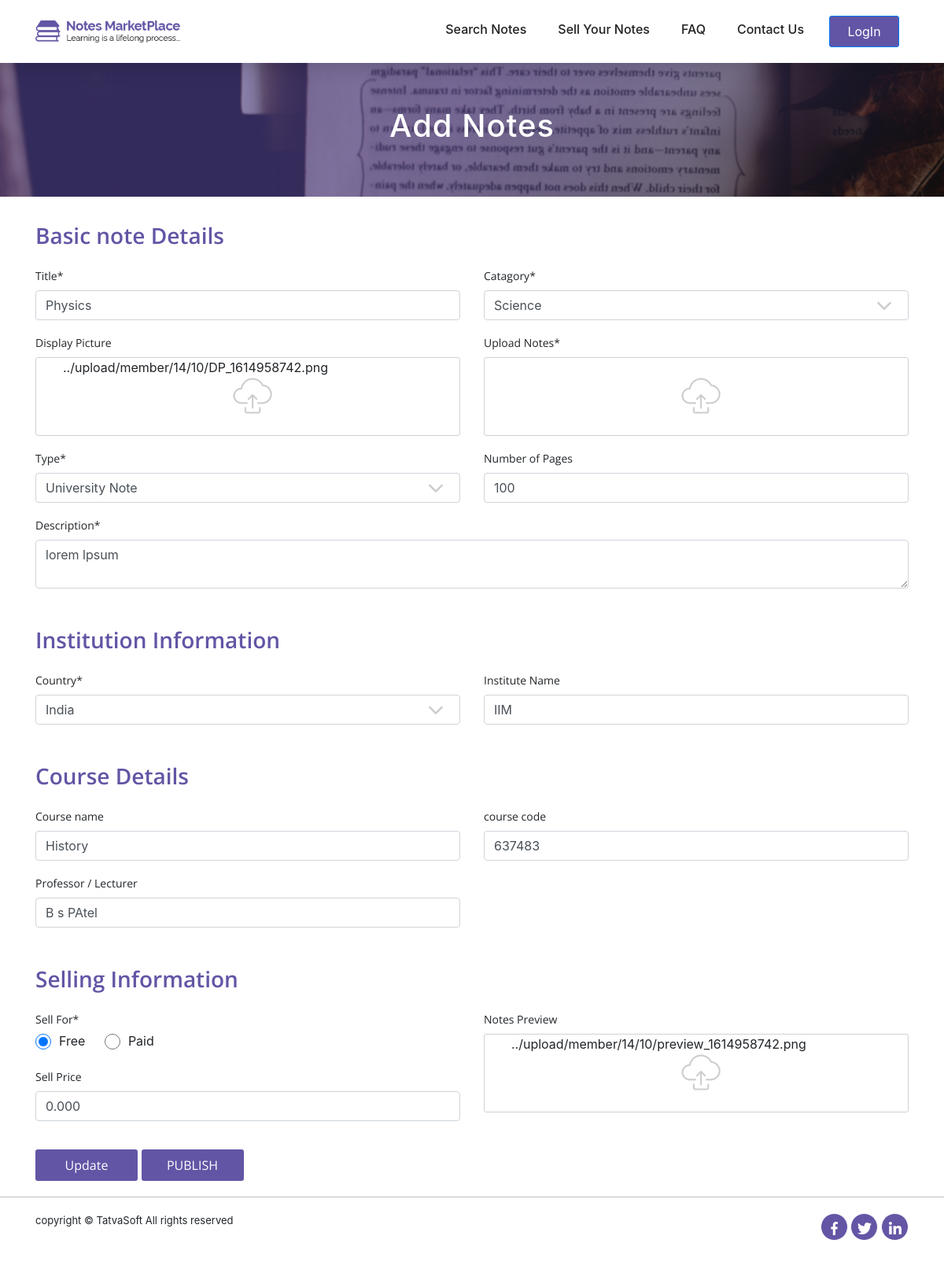
The page /user/add_note.php?note_id=10 on the database its author committed.
### tables this page shows
CREATE TABLE `seller_note` (
  `id` int(11) NOT NULL,
  `seller_id` int(11) NOT NULL,
  `status` int(11) NOT NULL,
  `action_by` int(11) DEFAULT NULL,
  `remarks` varchar(255) DEFAULT NULL,
  `published_date` datetime DEFAULT NULL,
  `title` varchar(100) NOT NULL,
  `catagory` int(11) NOT NULL,
  `display_picture` varchar(500) DEFAULT NULL,
  `note_type` int(11) DEFAULT NULL,
  `number_of_pages` int(11) DEFAULT NULL,
  `description` varchar(255) NOT NULL,
  `university` varchar(200) DEFAULT NULL,
  `country` int(11) DEFAULT NULL,
  `course` varchar(100) DEFAULT NULL,
  `course_code` varchar(100) DEFAULT NULL,
  `professor` varchar(100) DEFAULT NULL,
  `ispaid` int(11) NOT NULL,
  `selling_price` decimal(10,3) DEFAULT NULL,
  `notes_preview` varchar(255) DEFAULT NULL,
  `created_date` datetime DEFAULT NULL,
  `created_by` int(11) DEFAULT NULL,
  `modified_date` datetime DEFAULT NULL,
  `modified_by` int(11) DEFAULT NULL,
  `isactive` bit(1) NOT NULL
);

CREATE TABLE `type` (
  `id` int(11) NOT NULL,
  `name` varchar(100) NOT NULL,
  `description` varchar(191) NOT NULL,
  `created_date` datetime DEFAULT NULL,
  `created_by` int(11) DEFAULT NULL,
  `modified_date` datetime DEFAULT NULL,
  `modified_by` int(11) DEFAULT NULL,
  `isactive` bit(1) NOT NULL
);

CREATE TABLE `category` (
  `id` int(11) NOT NULL,
  `name` varchar(100) NOT NULL,
  `description` varchar(191) NOT NULL,
  `created_date` datetime DEFAULT NULL,
  `created_by` int(11) DEFAULT NULL,
  `modified_date` datetime DEFAULT NULL,
  `modified_by` int(11) DEFAULT NULL,
  `isactive` bit(1) NOT NULL
);

CREATE TABLE `country` (
  `id` int(11) NOT NULL,
  `name` varchar(100) NOT NULL,
  `country_code` varchar(100) NOT NULL,
  `created_date` datetime DEFAULT NULL,
  `created_by` int(11) DEFAULT NULL,
  `modified_date` datetime DEFAULT NULL,
  `modified_by` int(11) DEFAULT NULL,
  `isactive` bit(1) NOT NULL
);

### user/add_note.php (the view, shortened to what this page needs)
<?php include "config.php"; ?>
<!DOCTYPE html>
<html lang="en">
    <head>
        <link rel="stylesheet" href="css/bootstrap/bootstrap.min.css">
        <link rel="stylesheet" href="css/custom_css/style.css">
        <link rel="stylesheet" href="css/responsive.css">
    </head>
    <body>
        <?php include "header.php"; ?>
        <section id="top-title">
                <div class="container">
                    <div class="row">
                        <div class="col-md-12">
                            <div id="title-text" class="text-center">
                                <h3>Add Notes</h3>
                            </div>
                        </div>
                    </div>
                </div>
        </section>
        <section id="details-fields">
            <div class ="container">
            <?php if(isset($_GET['note_id']))
            {
                $get_note_id=$_GET['note_id'];
                $get_note_data=mysqli_query($conn,"SELECT * FROM seller_note WHERE id=$get_note_id");
                    while($get_row=mysqli_fetch_assoc($get_note_data)) {
                    ?>
                <form action="add_note.php?note_id=<?php echo $get_note_id?>" method="post" enctype="multipart/form-data">
                    <div class="row">
                        <div class="col-md-12">
                            <div class="heading">
                                <h3>Basic note Details</h3>
                            </div>
                        </div>
                    </div>
                    <div class="row">
                        <div class="col-md-6">
                            <div class="form-group">
                                    <label>Title*</label>
                                    <input type="text" class="form-control" id="title" placeholder="Enter your notes title"  name="title" value="<?php echo $get_row['title']; ?>" required>
                            </div>
                            <div class="form-group">
                                    <label>Display Picture</label>
                                    <div class="picture-upload">
                                        <label for="display-input">
                                            <img src="img/profile/upload.png">
                                        </label>
                                        <span class="filename" style="position: absolute;left: 0;margin-left: 50px;"><?php echo $get_row['display_picture']; ?></span>
                                    </div>
                            </div>
                            <div class="form-group">
                                    <label>Type*</label>
                                    <select id="type" class="form-control arrow-down" name="type">
                                            <?php
                                                $result=mysqli_query($conn,"SELECT * FROM type");
                                                while($row=mysqli_fetch_assoc($result))
                                                {
                                                    $typename=$row['name'];
                                                    $typeid=$row['id']; ?>
                                                    <option value="<?php echo $typeid ?>" <?php if( $typeid == $get_row['note_type']): ?> selected="selected"<?php endif; ?>><?php echo $typename ?></option>;
                                                <?php }
                                            ?>
                                    </select>
                            </div>
                        </div>
                        <div class="col-md-6">
                            <div class="form-group">
                                    <label>Catagory*</label>
                                    <select id="catagory" class="form-control arrow-down" name="category">
                                                <?php
                                                $result=mysqli_query($conn,"SELECT * FROM category");
                                                    while($row=mysqli_fetch_assoc($result))
                                                    {
                                                        $catname=$row['name'];
                                                        $catid=$row['id'];
                                                        ?><option value="<?php echo $catid?>" <?php if( $catid == $get_row['catagory']): ?> selected="selected"<?php endif; ?>><?php echo $catname ?></option>;
                                                    <?php }
                                                ?>
                                    </select>
                            </div>
                            <div class="form-group">
                                    <label>Upload Notes*</label>
                                    <div class="picture-upload">
                                        <label for="note-input">
                                            <img src="img/profile/upload.png">
                                        </label>
                                    </div>
                            </div>
                            <div class="form-group">
                                    <label>Number of Pages</label>
                                    <input type="text" class="form-control" id="dob" placeholder="Enter number of note page"  name="pages" value="<?php echo $get_row['number_of_pages']; ?>">
                            </div>
                        </div>
                        <div class="col-md-12">
                            <div class="form-group">
                                    <label>Description*</label>
                                    <textarea class="form-control" id="ln" placeholder="Enter your description"  cols="0" name="desc" required ><?php echo $get_row['description']; ?></textarea>
                            </div>
                        </div>
                    </div>
                    <div class="row">
                        <div class="col-md-12">
                            <div class="heading">
                                <h3>Institution Information</h3>
                            </div>
                        </div>
                    </div>
                    <div class="row">
                        <div class="col-md-6">
                            <div class="form-group">
                                    <label>Country*</label>
                                    <select id="country" class="form-control arrow-down" name="country">
                                            <?php
                                                $result=mysqli_query($conn,"SELECT * FROM country");
                                                while($row=mysqli_fetch_assoc($result))
                                                {
                                                $counname=$row['name'];
                                                $counid=$row['id'];?>
                                                <option value="<?php echo $counid ?>"<?php if( $counid == $get_row['country']): ?> selected="selected"<?php endif; ?>><?php echo $counname ?></option>;
                                                <?php }
                                                ?>
                                    </select>
                            </div>
                        </div>
                        <div class="col-md-6">
                            <div class="form-group">
                                    <label>Institute Name</label>
                                    <input type="text" class="form-control" id="institute" placeholder="Enter your institute name"  name="university" value="<?php echo $get_row['university']; ?>">
                            </div>
                        </div>
                    </div>
                    <div class="row">
                        <div class="col-md-12">
                            <div class="heading">
                                <h3>Course Details</h3>
                            </div>
                        </div>
                    </div>
                    <div class="row">
                        <div class="col-md-6">
                            <div class="form-group">
                                    <label>Course name</label>
                                    <input type="text" class="form-control" id="course-name" placeholder="Enter your course name"  name="course" value="<?php echo $get_row['course']; ?>">
                            </div>
                            <div class="form-group">
                                    <label>Professor / Lecturer</label>
                                    <input type="text" class="form-control" id="course-name" placeholder="Enter your course name"  name="professor" value="<?php echo $get_row['professor']; ?>">
                            </div>
                        </div>
                        <div class="col-md-6">
                            <div class="form-group">
                                    <label>course code</label>
                                    <input type="text" class="form-control" id="course-code" placeholder="Enter your course code"  name="code" value="<?php echo $get_row['course_code']; ?>">
                            </div>
                        </div>
                    </div>
                    <div class="row">
                        <div class="col-md-12">
                            <div class="heading">
                                <h3>Selling Information</h3>
                            </div>
                        </div>
                    </div>
                    <div class="row">
                        <div class="col-md-6">
                            <div class="form-group">
                                    <label>Sell For*</label><br>
                                    <input class="form-radio" type="radio" id="free" name="mode" style="height:20px; width:20px;" value="4" <?php echo ($get_row['ispaid']==4)?'checked':'' ?>
                                    ><span class="sell-label">Free</span>
                                    <input class="form-radio" type="radio" id="paid" name="mode" style="height:20px; width:20px;" value="5" <?php echo ($get_row['ispaid']==5)?'checked':'' ?>><span class="sell-label">Paid</span>
                            </div>
                            <div class="form-group">
                                    <label>Sell Price</label>
                                    <input type="number" type=".001" class="form-control" id="price" placeholder="Enter your price"  name="price" value="<?php echo $get_row['selling_price']; ?>">
                            </div>
                        </div>
                        <div class="col-md-6">
                            <div class="form-group">
                                    <label>Notes Preview</label>
                                    <div class="picture-upload">
				                        <label for="preview-input">
				                            <img src="img/profile/upload.png">
				                        </label>
                                        <span class="filename" style="position: absolute;left: 0;margin-left: 50px;"><?php echo $get_row['notes_preview']; ?></span>
				                    </div>
                            </div>
                        </div>
                    </div>
                    <button type="submit" name="update">Update</button>
                    <button name="publish">PUBLISH</button>
                </form>
                <?php } ?>
                <?php }
                ?>
            </div>
        </section>
        <?php include "footer.php"; ?>
    </body>
</html>

### user/css/custom_css/style.css (style rules this page uses)
html, body { height: 100%; }
#top-title { background: url("../../img/profile/banner-with-overlay.jpg"); background-repeat: no-repeat; background-size: cover; height: 250px; overflow: hidden; }
#title-text h3 { line-height: 320px; color: #fff; font-size: 40px; letter-spacing: 1px; overflow: hidden; }
.arrow-down { background-image: url('../../img/front/arrow-down.png'); background-repeat: no-repeat; background-position: 96% 50%; cursor: pointer; position: relative; }
select { -webkit-appearance: none; }
.heading h3 { color: #6255a5; font-family: 'Open Sans'; font-size: 34px; line-height: 38px; font-weight: 600; }
* { margin: 0; padding: 0; }
#details-fields .heading h3 { color: #6255a5; font-size: 28px; }
#details-fields .heading { margin: 30px 0 20px 0; }
#details-fields .form-group label { font-size: 14px; font-family: 'Open Sans'; }
#details-fields .form-radio { color: #6255a5; border:1px solid #6255a5; height: 30px; width: 30px; margin-right: 10px; }
#details-fields button { width: 130px; background-color: #6255a5; height: 40px; border-radius: 3px; font-size: 16px; color: #fff; font-family: 'Open Sans'; line-height: 22px; border:transparent; margin-top: 20px; }
.sell-label { margin-right: 20px; position: relative; top: -5px; }
.picture-upload { height: 100px; border-radius: 3px; border: 1px solid #d1d1d1; }
.picture-upload img { margin: 25px 0 0 250px; }

### rows shown on the page
seller_note: title "Physics", display_picture "../upload/member/14/10/DP_1614958742.png", type "University Note", category "Science", pages "100", desc "lorem lpsum", country "India", university "IIM", course "History", professor "B s PAtel", code "637483", ispaid "☑", price "0.000", notes_preview "../upload/member/14/10/preview_1614958742.png"
